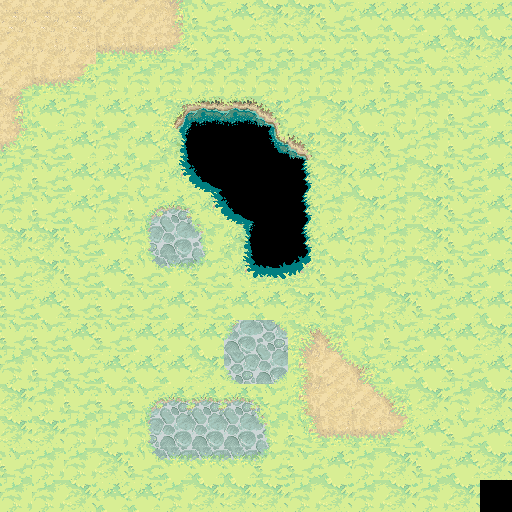

Tiled map render using the project's own tile images. Description and the whole map definition, tile-layer contents included, below:
An orthogonal 16x16 tile map with 32x32 px tiles, 1 tile layer (Tile Layer 1).

<map version="1.0" tiledversion="1.0.1" orientation="orthogonal" renderorder="right-down" width="16" height="16" tilewidth="32" tileheight="32" nextobjectid="1">
 <tileset firstgid="1" name="Whispers of Avalon" tilewidth="32" tileheight="32" tilecount="441" columns="21">
  <image source="ground_tiles.png" width="672" height="701" />
  <tile id="6" type="wall" />
  <tile id="7" type="wall" />
  <tile id="8" type="wall" />
  <tile id="27" type="wall" />
  <tile id="28" type="wall" />
  <tile id="29" type="wall" />
  <tile id="48" type="wall" />
  <tile id="49" type="wall" />
  <tile id="50" type="wall" />
 </tileset>
 <layer name="Tile Layer 1" width="16" height="16">
  <data encoding="csv">
151,151,151,129,129,114,44,45,66,66,44,45,45,45,45,45,
108,150,150,134,134,135,44,44,44,44,44,44,44,45,66,66,
115,134,135,65,65,65,65,65,65,65,65,65,44,44,44,45,
114,45,65,45,45,7,8,8,9,65,66,45,65,65,44,45,
95,44,45,65,45,28,29,29,31,9,66,66,44,65,44,45,
65,44,45,45,65,49,11,29,29,30,66,45,65,66,44,45,
65,44,45,65,175,176,49,11,29,30,65,66,65,66,44,45,
66,66,44,45,196,197,198,28,29,30,45,65,65,66,44,45,
44,66,44,45,217,218,219,49,50,51,44,44,65,66,44,45,
44,45,44,44,44,45,44,45,45,66,44,65,66,44,45,45,
44,44,45,44,45,45,45,199,200,73,74,65,44,45,45,66,
65,44,44,45,45,45,66,220,221,112,136,93,45,45,44,45,
66,65,44,44,175,176,176,176,177,112,130,136,74,66,65,66,
66,66,65,65,196,197,197,197,198,133,134,134,135,45,44,45,
44,65,65,66,217,218,218,218,219,44,45,65,66,44,45,66,
65,65,66,45,45,65,66,66,66,65,66,65,66,65,66,29
</data>
 </layer>
</map>
